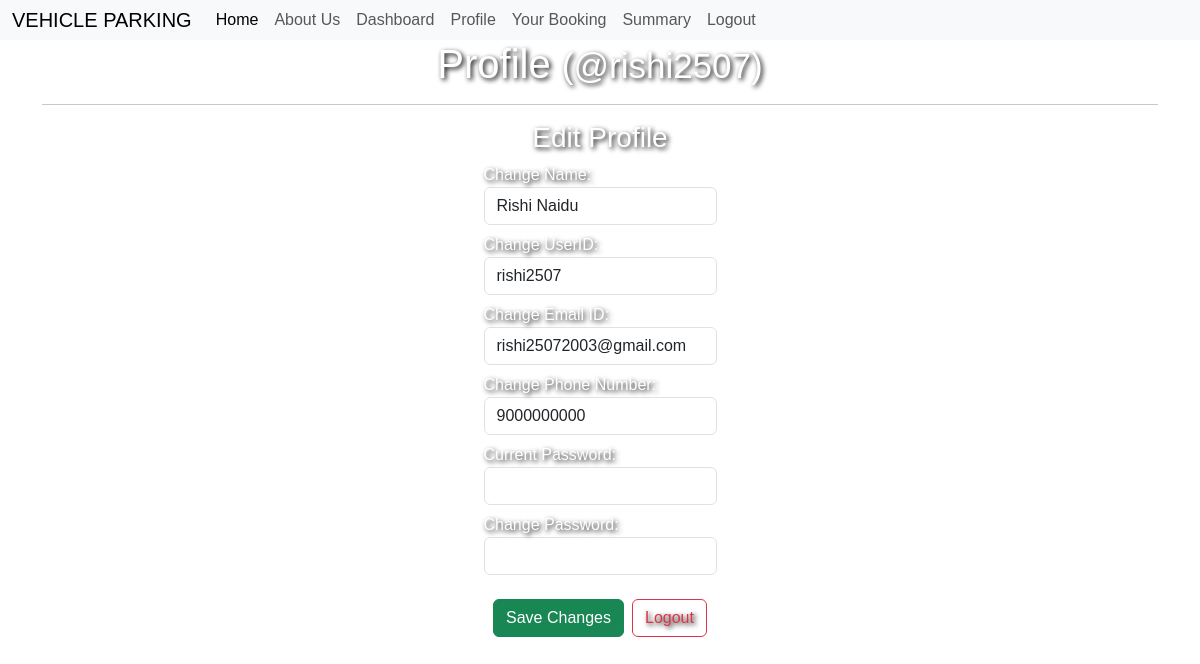
/profile (signed in), run on the app's committed database.
### models.py (models this page shows, shortened)
class Users(db.Model):
     __tablename__ = 'users'
     user_id = db.Column(db.String(32),primary_key=True)
     name = db.Column(db.String(32), nullable=False)
     _password_hash = db.Column('password', db.String(128), nullable=False)
     email_id = db.Column(db.String(64),nullable=True)
     phone = db.Column(db.BigInteger, nullable=False)
     is_admin = db.Column(db.Boolean, nullable=False, default = False)
     user_created = db.Column(db.DateTime,default=datetime.utcnow)
     last_logged_in = db.Column(db.DateTime)
     @property
     def password(self):
          raise AttributeError('password is write-only')
     @password.setter
     def password(self,plain_password):
          self._password_hash  = generate_password_hash(plain_password)

### routes.py (the view)
@app.route('/profile')
@auth_required
def profile():
    return render_template('profile.html', user=Users.query.get(session['user_id']))

### routes.py (called while the page is built)
def auth_required(func):
    @wraps(func)
    def inner(*args,**kwargs):
        if 'user_id' not in session:
            flash("Please login to continue.")
            return redirect(url_for("login"))
        return func(*args, **kwargs)
    return inner

@app.context_processor
def inject_user():
    if 'user_id' in session:
        user = Users.query.filter_by(user_id=session['user_id']).first()
        return dict(user=user)
    return dict(user=None)

### templates/profile.html (shortened to what this page needs)
{% extends 'layout.html' %}
{% block content %}
<h1>Profile
    <small class="id_of_user">(@{{user.user_id}})</small>
</h1>
<hr>
<h3>Edit Profile</h3>
{% if not user.is_admin %}
    <form methods = "POST">
        <label for="Name" class="form-label">Change Name:
        <input type="text" name="name" id="name" class="form-control" required value="{{user.name}}"/>
        </label>
        <label for="userid" class="form-label">Change UserID:
        <input type="text" name="user_id" id="user_id" class="form-control" required value="{{user.user_id}}"/>
        </label>
        <label for="email_id" class="form-label">Change Email ID:
        <input type="text" name="email_id" id="email_id" class="form-control" required value="{{user.email_id}}"/>
        </label>
        <label for="phone" class="form-label">Change Phone Number:
        <input type="number" name="phone" id="phone" class="form-control" required value="{{user.phone}}"/>
        </label>
        <label for="cpassword" class="form-label">Current Password:
        <input type="password" name="cpassword" id="cpassword" class="form-control" required/>
        </label>
        <label for="password" class="form-label">Change Password:
        <input type="password" name="password" id="password" class="form-control" required/>
        </label>
        <div class="d-flex gap-2 mt-3">
            <input type="submit" value="Save Changes" class="btn btn-success"/>
            <a href="{{url_for('logout')}}" class="btn btn-outline-danger text-center">Logout</a>
        </div>
    </form>
{% endif %}
{% endblock %}

### templates/layout.html (style rules this page uses)
body { margin: 0; padding: 0; }

### data on the page
Users: user_id "rishi2507", name "Rishi Naidu", email_id "rishi25072003@gmail.com", phone "9000000000"
